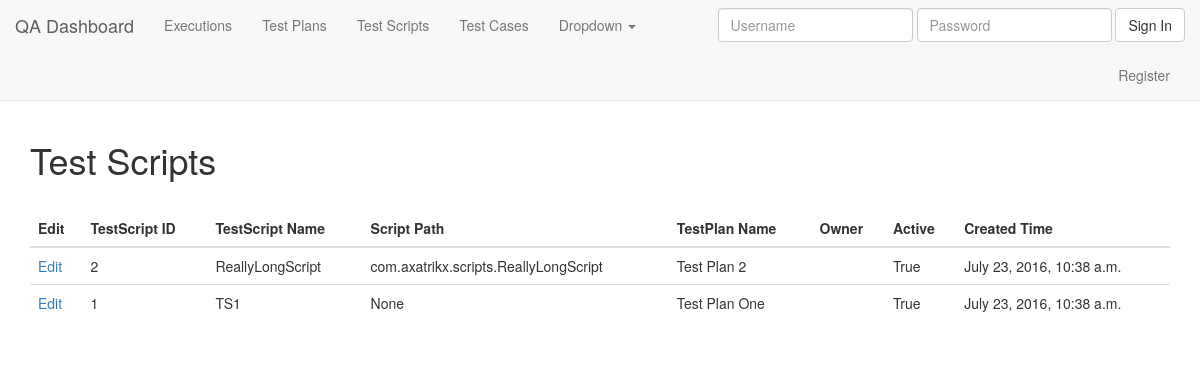
Page /testscripts/ on the committed database.
### testscripts/models.py (models this page shows, shortened)
class TestScript(models.Model):
    script_id       = models.AutoField(primary_key=True)
    plan_id         = models.ForeignKey(TestPlan)
    script_name     = models.CharField(max_length=200)
    script_path     = models.CharField(max_length=2000, blank=True, null=True)
    owner           = models.CharField(max_length=200, blank=True, null=True)
    created_time    = models.DateTimeField(auto_now_add=True, auto_now=False)
    modified_time   = models.DateTimeField(auto_now_add=False, auto_now=True)
    active          = models.BooleanField(default='Yes')

### testplans/models.py (models this page shows)
class TestPlan(models.Model):
    plan_id         = models.AutoField(primary_key=True)
    testplan_id     = models.CharField(max_length=50,blank=True, null=True)
    testplan_name   = models.CharField(max_length=200)
    owner           = models.CharField(max_length=200, blank=True, null=True)
    created_time    = models.DateTimeField(auto_now_add=True, auto_now=False)
    modified_time   = models.DateTimeField(auto_now_add=False, auto_now=True)
    active          = models.BooleanField(default='Yes')
    def __str__(self):
        return self.testplan_name;

### testscripts/views.py (the view)
def index(request):
    latest_testscript_list = TestScript.objects.order_by('-created_time')[:5]
    context = {'title':'Test Scripts','latest_testscript_list': latest_testscript_list}
    return render(request, "testscripts/index.html", context)

### templates/testscripts/index.html (shortened to what this page needs)
<!DOCTYPE html>
{% extends "base.html" %}
{% load staticfiles %}
{% load crispy_forms_tags %}
{% block content %}
	<h1>{{ title }}</h1><br/>
	<div class="table-responsive">
	<table class="table table-hover tablesorter" id="testScriptTable">
		<thead>
	    <tr class="hoverable">
	    	<th>Edit</th>
	        <th>TestScript ID</th>
	        <th>TestScript Name</th>
	        <th>Script Path</th>
	        <th>TestPlan Name</th>
	        <th>Owner</th>
	        <th>Active</th>
	        <th>Created Time</th>
	    </tr>
	    </thead>
	    {% for item in latest_testscript_list %}
	    <tr {% if item.active|stringformat:"s" != "True" %} class='warning' {% endif %}>
   	        <td><a href="{% url 'testscripts:detail' item.script_id  %}">Edit</a></td>
	        <td>{{ item.script_id }}</td>
	        <td>{{ item.script_name }}</td>
	        <td>{{ item.script_path }}</td>
	        <td>{{ item.plan_id }}</td>
	        <td>{{ item.owner }}</td>
	        <td>{{ item.active }}</td>
	        <td>{{ item.created_time }}</td>
	    </tr>
	    {% endfor %}
	</table>
	</div>
{% endblock content %}

### static/css/style.css (style rules this page uses)
.hoverable { cursor: pointer; }

### static/css/navbar-static-top.css (style rules this page uses)
body { min-height: 2000px; }

### rows in the picture
TestScript: script_id "2", script_name "ReallyLongScript", script_path "com.axatrikx.scripts.ReallyLongScript", plan_id "Test Plan 2", active "True", created_time "July 23, 2016, 10:38 a.m."
TestScript: script_id "1", script_name "TS1", script_path "None", plan_id "Test Plan One", active "True", created_time "July 23, 2016, 10:38 a.m."

### other values in the picture
{{ title }} "Test Scripts"
